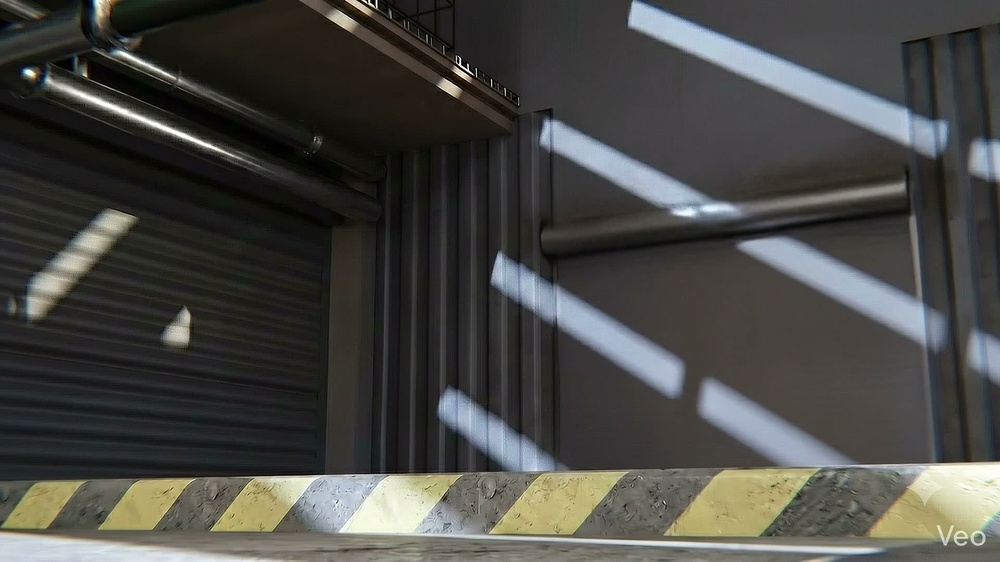
#> input picture frames/ezgif-frame-002.jpg, 1000 x 562 px, shrunk from 1920 x 1080 before the run; its folder holds only this picture in this run
$ python fix_cylinder_bottom.py
#> lines starting #> are read from the running program, lines starting #| are printed output that depends on the picture
#!/usr/bin/env python3
"""
Detects frames with a horizontal cut near the bottom (watermark/crop) and attempts
to repair the missing lower portion by reflecting a nearby strip and blending it.

Output images are written to `frames_fixed/` to preserve originals.
"""
from PIL import Image, ImageOps
from pathlib import Path
import statistics

FRAME_DIR = Path('frames')
OUT_DIR = Path('frames_fixed')
OUT_DIR.mkdir(exist_ok=True)

def row_brightness(img, y):
    w = img.width
    pix = img.crop((0,y,img.width,y+1)).convert('L')
    vals = list(pix.getdata())
    return sum(vals)/len(vals)

def detect_cut_row(img):
    h = img.height
    # compute brightness per row for bottom 40% area
    start = max(0, int(h*0.6))
    rows = [row_brightness(img, y) for y in range(start, h)]
    # diffs
    diffs = [abs(rows[i] - rows[i-1]) for i in range(1, len(rows))]
    if not diffs:
        return None
    med = statistics.median(diffs)
    # look for first large diff from bottom
    for i in range(len(diffs)-1, -1, -1):
        if diffs[i] > max(8, med*2.5):
            # return absolute row index of cut (start + i)
            return start + i
    return None

def repair_image(img, cut_row):
    w,h = img.width, img.height
    missing = h - cut_row
    if missing <= 4:
        return img
    # choose source strip height: min(missing,  int(h*0.25))
    src_h = min(max(8, missing), int(h*0.25))
    src_top = max(0, cut_row - src_h)
    src = img.crop((0, src_top, w, src_top+src_h))
    # reflect vertically
    refl = ImageOps.flip(src)
    # if refl shorter than missing, tile it
    canvas = img.copy()
    paste_y = h - refl.height
    canvas.paste(refl, (0, paste_y))
    # blend seam using simple vertical linear gradient mask
    blend_h = min(40, src_h)
    if blend_h > 0:
        mask = Image.new('L', (w, blend_h))
        for y in range(blend_h):
            # fade from 0..255
            v = int(255 * (y / (blend_h-1 if blend_h>1 else 1)))
            for x in range(w):
                mask.putpixel((x,y), v)
        top_region = canvas.crop((0, paste_y - blend_h, w, paste_y))
        bottom_region = canvas.crop((0, paste_y, w, paste_y + blend_h))
        blended = Image.composite(bottom_region, top_region, mask)
        canvas.paste(blended, (0, paste_y - blend_h))
    return canvas

def process_all():
    files = sorted([p for p in FRAME_DIR.iterdir() if p.suffix.lower() in ('.jpg','.jpeg','.png')])
    if not files:
        print('No image files found in', FRAME_DIR)
        return
    repaired = 0
    for p in files:
        img = Image.open(p).convert('RGB')
#> img is the input picture: PIL image 1000x562 RGB; mean R, G, B 72.1, 72.2, 68.6
        cut = detect_cut_row(img)
#> in detect_cut_row, `rows = [row_brightness(img, y) for y in range(start, h)]`: rows = 225 values, max 152 at index 145, min 53.35 at index 51, mean 93.3
#> in detect_cut_row, `diffs = [abs(rows[i] - rows[i-1]) for i in range(1, len(rows))]`: diffs = 224 values, max 11.6 at index 138, min 0.001 at index 78, mean 1
#> in detect_cut_row, `med = statistics.median(diffs)`: med = 0.401
#> the loop in detect_cut_row, `for i in range(len(diffs)-1, -1, -1):` made 86 passes
#> i on passes 1 to 12: 223, 222, 221, 220, 219, 218, 217, 216, 215, 214, 213, 212
#> cut = 475
        if cut and (img.height - cut) > 6:
            out = repair_image(img, cut)
#> in repair_image, `missing = h - cut_row`: missing = 87
#> in repair_image, `src_top = max(0, cut_row - src_h)`: src_top = 388
#> in repair_image, `src = img.crop((0, src_top, w, src_top+src_h))`:
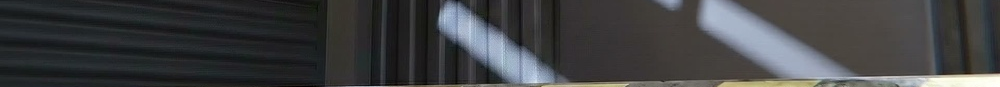
#> src: PIL image 1000x87 RGB; mean R, G, B 63.5, 64.7, 66
#> in repair_image, `refl = ImageOps.flip(src)`:
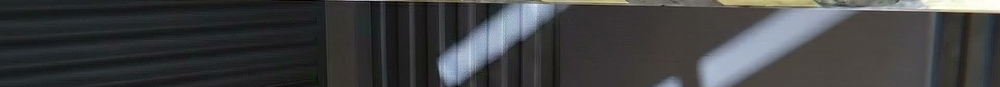
#> refl: PIL image 1000x87 RGB; mean R, G, B 63.5, 64.7, 66
#> in repair_image, `canvas.paste(refl, (0, paste_y))`:
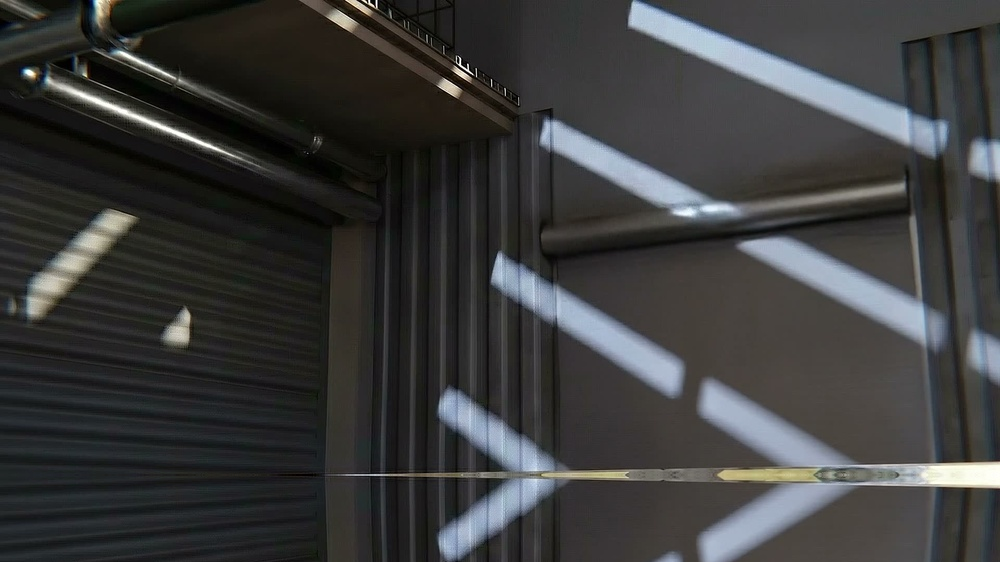
#> canvas: PIL image 1000x562 RGB; mean R, G, B 59.3, 59.9, 59.8
#> in repair_image, `blend_h = min(40, src_h)`: blend_h = 40
#> in repair_image, `mask = Image.new('L', (w, blend_h))`: mask: PIL image 1000x40 L; every value is 0
#> the loop in repair_image, `for y in range(blend_h):` made 40 passes
#> v on passes 1 to 12: 0, 6, 13, 19, 26, 32, 39, 45, 52, 58, 65, 71
#> after the loop in repair_image, `for y in range(blend_h):`:
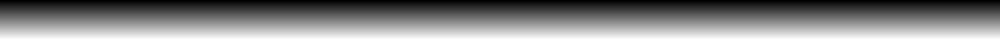
#> mask: PIL image 1000x40 L; min 0, max 255, mean 127
#> in repair_image, `top_region = canvas.crop((0, paste_y - blend_h, w, paste_y))`:
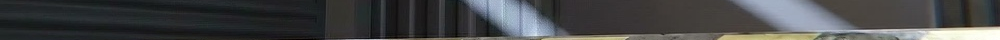
#> top_region: PIL image 1000x40 RGB; mean R, G, B 68.6, 70, 70.7
#> in repair_image, `bottom_region = canvas.crop((0, paste_y, w, paste_y + blend_h))`:
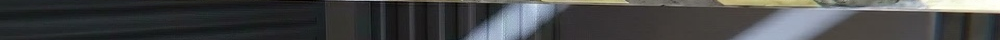
#> bottom_region: PIL image 1000x40 RGB; mean R, G, B 68.6, 70, 70.7
#> in repair_image, `blended = Image.composite(bottom_region, top_region, mask)`:
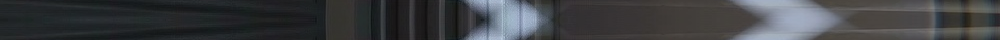
#> blended: PIL image 1000x40 RGB; mean R, G, B 61.9, 63.7, 66.3
            out.save(OUT_DIR / p.name, quality=95)
            repaired += 1
            print(f'Repaired {p.name}, cut at row {cut}, saved to frames_fixed/')
#| Repaired ezgif-frame-002.jpg, cut at row 475, saved to frames_fixed/
        else:
            # copy original
            img.save(OUT_DIR / p.name, quality=95)
    print(f'Done. Repaired {repaired}/{len(files)} images. Output in {OUT_DIR}')

if __name__ == '__main__':
    process_all()
